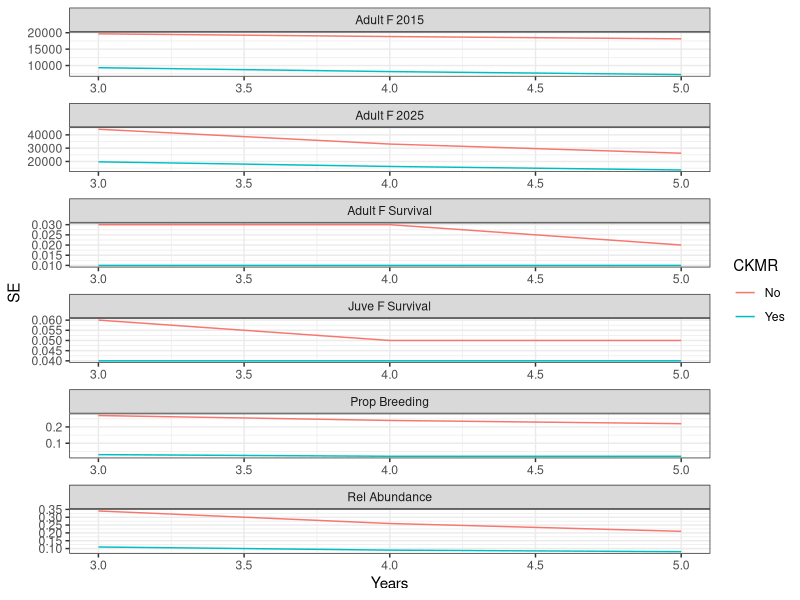

Reproduce this figure in R.
library(readxl)
library(dplyr)
library(tidyr)
library(ggplot2)

data <- read_excel("./results/Summary_D1_L1.xlsx")

longdata <- data %>% pivot_longer(cols = 2:7, names_to = "Parameter", values_to = "SE")

ggplot(longdata) +
  geom_line(aes(x=Years, y= SE, color = CKMR)) +
  facet_wrap(~Parameter, scales = "free", nrow = 6) +
  theme_bw()
